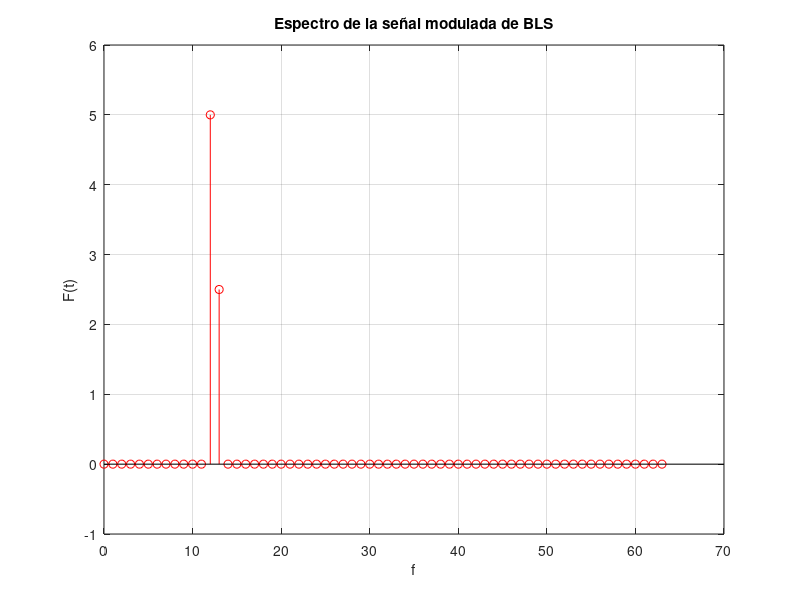

Here is the MATLAB script that generated this plot:
%{
** ######################################################################################################
**      Archivo: 03 - 15 - EspectroSenhalFiltradaBLS.m
**      SO: Windows 11
**      Herramienta: Visual Studio Code
**                   MATLAB R2023a
**
**      Notas:
**          En esta parte de la practica se visualizara el espectro de la señal modulada de la BLS.
** ######################################################################################################
%}

clear all
clf                                     % Elimina las figuras
clc

% MAIN PROGRAM
Fs = 128;                               % Declaramos las cntes
T = 1 / Fs;
A = 5;
N = 3;                                  % Nivel de C.D.
fport = 13;
Wport = 2 * pi * fport;
Amen = 2;
fmen = 1;
Wmen = 2 * pi * fmen;

t = 0 : T : 2;                          % Definimos el intervalo

Sportc = A * cos(Wport .* t);           % Declaramos las funciónes
Sports = A * sin(Wport .* t);
Smenc = Amen * cos(Wmen .* t);
Smens = Amen * sin(Wmen .* t);
Smod = Sportc .* (Smenc + 1) + Sports .* (Smens);
SMOD = (1 / Fs) .* real(fft(Smod, Fs));
F = 0 : (Fs / 2) - 1;

stem(F, SMOD(F + 1), 'r')                           % Graficamos
title('Espectro de la señal modulada de BLS')
xlabel('f')
ylabel('F(t)')
grid on